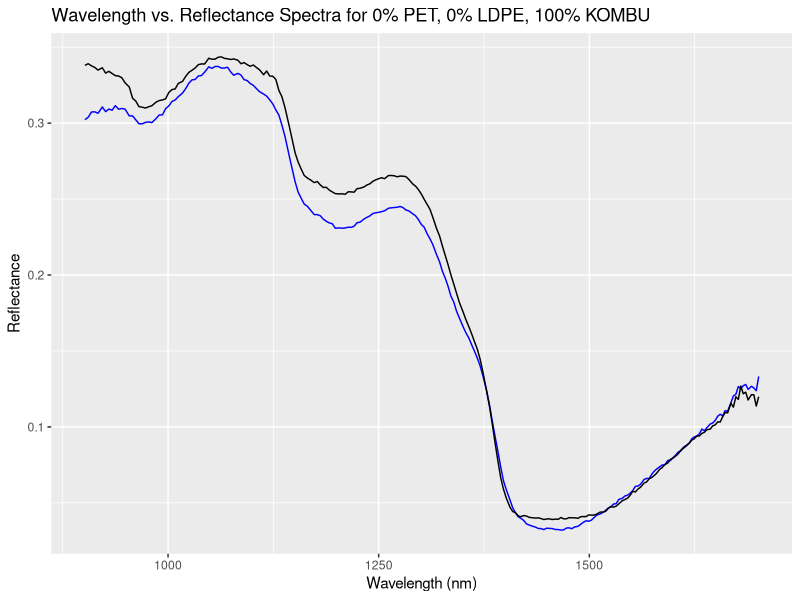

Generate this figure with R:
# PACKAGES
require(deSolve)
require(reshape2)
require(ggplot2)

setwd("/Users/brandonpae/Desktop/ISEF_Code") #set working directory

# Load the full dataset of spectra data
# Nomenclature: First number is the percentage of PET, second number is the percentage of LDPE (in sample)

spectra0_0 <- read.csv("spectra0_0.csv")
spectra0_100 <- read.csv("spectra0_100.csv")
spectra15_0 <- read.csv("spectra15_0.csv")
spectra16_5 <- read.csv("spectra16_5.csv")
spectra75_25 <- read.csv("spectra75_25.csv")
spectra100_0 <- read.csv("spectra100_0.csv")

# test cases
test0_0 <- read.csv("test0_0.csv")
test0_100 <- read.csv("test0_100.csv")
test10_0 <- read.csv("test10_0.csv")
test28_7 <- read.csv("test28_7.csv")
test79_21 <- read.csv("test79_21.csv")
test100_0 <- read.csv("test100_0.csv")

#input all previously obtained spectra datasets into a list
spectra_values = list(spectra0_0, spectra0_100, spectra15_0, 
                      spectra16_5, spectra75_25, spectra100_0)

new_spectra = test0_0 #set the unknown spectra to test for

sum_of_squares <- function(new_data, stored_data) { #input the new and stored spectra data to compare
  
  #select from stored_data$Reflectance where the wavelength matches the wavelength in the new_data
  #sum of squares calculation (taking the difference in the functions for each wavelength and squaring it)
  deltas2 <- (stored_data$Reflectance[stored_data$Wavelength %in% new_data$Wavelength] - new_data$Reflectance)^2   
  
  SSQ <- sum(deltas2) #return the sum of squares
  
  return(SSQ)
}

#once we get the SSQ (sum of squares) value, we need to compare it with the SSQ values from
#the rest of the graphs and find the smallest value
least_squares <- function() {
  
  least_SSQ = 10^10 #start with a large SSQ value
  closest_spectra = spectra_values[1] #default spectra
  
  for(spectra in spectra_values) { #for each spectra dataset
    
    SSQ_value = sum_of_squares(new_spectra, spectra) #using the SSQ function to compare new graph to stored graphs
    
    if (SSQ_value < least_SSQ) { #if the graph is a closer fit
      least_SSQ = SSQ_value 
      closest_spectra = spectra #set this graph as the new closest spectra
    }
  }

  return(closest_spectra) #return the stored spectra graph that is the closest fit to the current test one
}

best_spectra = least_squares() #returns the closest spectra, from which we can determine the percent composition

#blue is the new data
#black is the stored data

plot = ggplot() +
  geom_line(data = new_spectra, aes(x = Wavelength, y = Reflectance), colour = "blue") + 
  geom_line(data = best_spectra, aes(x = Wavelength, y = Reflectance), colour = "black") + 
  xlab("Wavelength (nm)") +
  ylab("Reflectance") +
  labs(title = "Wavelength vs. Reflectance Spectra for 0% PET, 0% LDPE, 100% KOMBU") + #add a title
  labs(color = "Compartments") +
  theme(legend.position = "bottom")

plot
